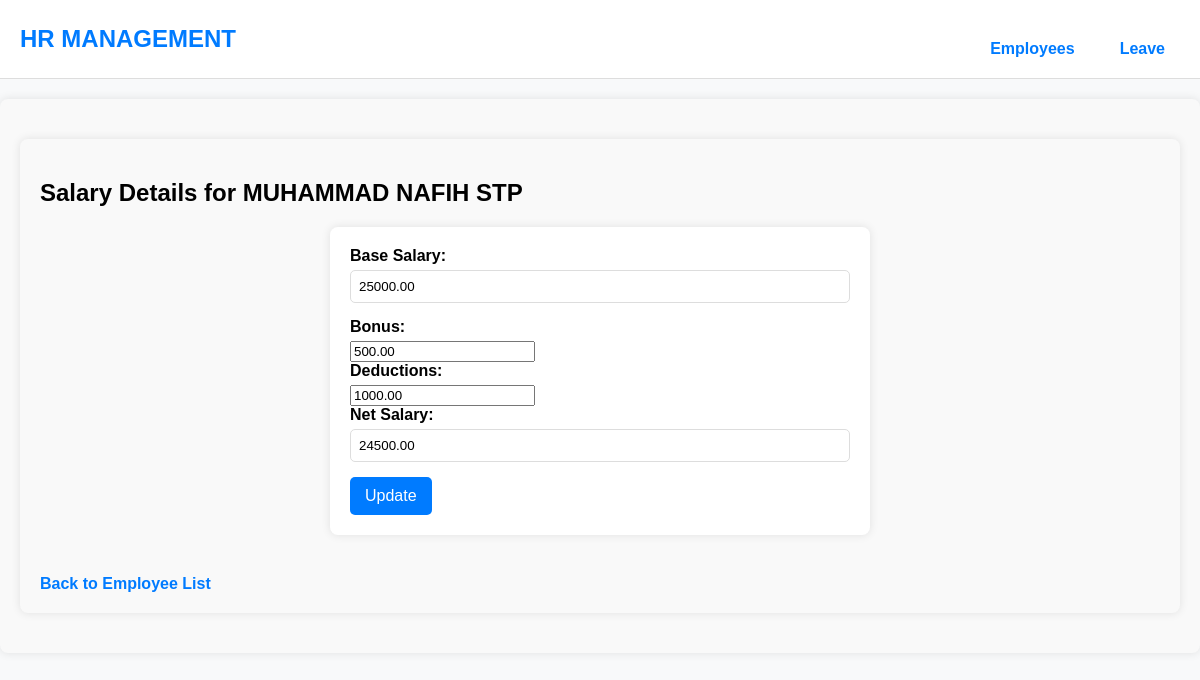
Page /employees/12/salary/ on the committed database.
### employee/models.py (models this page shows, shortened)
class Employee(models.Model):
    first_name = models.CharField(max_length=100)
    last_name = models.CharField(max_length=100)
    email = models.EmailField(unique=True)
    salary = models.DecimalField(max_digits=10, decimal_places=2)
    position = models.CharField(max_length=100,null=True)
    date_joined = models.DateField(default=0)
    annual_leave_balance = models.IntegerField(default=12)
    monthly_leave_balance = models.IntegerField(default=2)
    bonus = models.DecimalField(max_digits=10, decimal_places=2, default=0.00)
    deductions = models.DecimalField(max_digits=10, decimal_places=2, default=0.00)

### employee/views.py (the view)
# urls.py: path('employees/<int:id>/salary/', views.employee_salary_details, name='employee_salary_details'),
def employee_salary_details(request, id):
    employee = get_object_or_404(Employee, id=id)
    if request.method == 'POST':
        employee.bonus = float(request.POST.get('bonus', 0))
        employee.deductions = float(request.POST.get('deductions', 0))
        employee.save()
        return redirect('employee_salary_details', id=employee.id)
    net_salary = employee.salary + employee.bonus - employee.deductions
    return render(request, 'employee_salary_details.html', {
        'employee': employee,
        'net_salary': net_salary
    })

### templates/employee_salary_details.html (shortened to what this page needs)
{% extends "index.html" %}
{% block content %}
<div class="container">
    <h2>Salary Details for {{ employee.first_name }} {{ employee.last_name }}</h2>
    <form method="post">
        <div class="form-group">
            <label for="salary">Base Salary:</label>
            <input type="text"  id="salary" value="{{ employee.salary }}" readonly>
        </div>
        <div class="form-group">
            <label for="bonus">Bonus:</label>
            <input type="number" step=""  id="bonus" name="bonus" value="{{ employee.bonus }}">
        </div>
        <div class="form-group">
            <label for="deductions">Deductions:</label>
            <input type="number" step=""  id="deductions" name="deductions" value="{{ employee.deductions }}">
        </div>
        <div class="form-group">
            <label for="net_salary">Net Salary:</label>
            <input type="text"  id="net_salary" value="{{ net_salary }}" readonly>
        </div>
        <button type="submit" class="">Update</button>
    </form>
    <a href="{% url 'employee_list' %}" class="">Back to Employee List</a>
</div>
{% endblock %}

### employee/static/css/style.css (style rules this page uses)
body { font-family: Arial, sans-serif; background-color: #f8f9fa; margin: 0; padding: 0; }
.container { margin-top: 50px; padding: 20px; background-color: white; box-shadow: 0 0 10px rgba(0, 0, 0, 0.1); border-radius: 8px; }
form { background-color: white; padding: 20px; border-radius: 8px; box-shadow: 0 0 10px rgba(0, 0, 0, 0.1); max-width: 500px; margin: 20px auto; }
form label { display: block; margin-bottom: 5px; font-weight: bold; }
form input[type="date"], form input[type="text"] { width: 100%; padding: 8px; margin-bottom: 15px; border: 1px solid #ddd; border-radius: 5px; box-sizing: border-box; }
form button { background-color: #007bff; border: none; color: white; padding: 10px 15px; font-size: 16px; border-radius: 5px; cursor: pointer; }
a { display: inline-block; margin-top: 20px; color: #007bff; text-decoration: none; font-weight: bold; }
.container { background-color: #f9f9f9; padding: 20px; border-radius: 8px; box-shadow: 0 0 10px rgba(0, 0, 0, 0.1); max-width: 1200px; margin: 20px auto; }

### rows in the picture
Employee: first_name "MUHAMMAD NAFIH", last_name "STP", salary "25000.00", bonus "500.00", deductions "1000.00"
